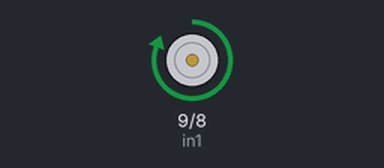
The sketch below on a simulated Arduino Uno, built with avr-gcc and run on an emulated ATmega328P. On the bench: motor-driver pin pairs drawn as motors (green arrow = first pin HIGH = forward, orange = second pin HIGH = backward, longer = more drive).

Above: at 1.5 s.
At 6.5 s:
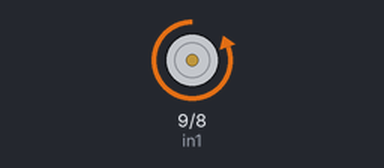
At 9.0 s:
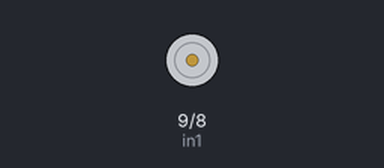
Timing chart, 0 to 13.0 s (numbered marks = the images above):
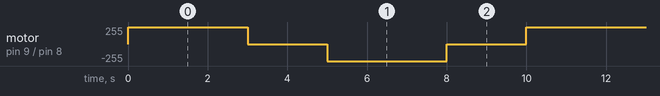

The sketch:

direction.ino
```cpp
int in1 = 9; //Declaring the pins where in1 in2 from the driver are wired
int in2 = 8;
void setup() {
  // put your setup code here, to run once:
  pinMode(in1, OUTPUT); //Declaring the pin modes, obviously they're outputs
  pinMode(in2, OUTPUT);

}
void TurnMotorAclk()
{
  digitalWrite(in1, HIGH);
  digitalWrite(in2, LOW);
}
void TurnMotorAanticlk()
{
  digitalWrite(in1,LOW);
  digitalWrite(in2,HIGH);
}

void TurnOFFA()
{
  digitalWrite(in1, LOW);
  digitalWrite(in2, LOW);
}


void loop() {
  // put your main code here, to run repeatedly:
  TurnMotorAclk(); //in the loop we use the function to turn the motor for 3s and stop it for 2s
  delay(3000);
  TurnOFFA();
  delay(2000);
  TurnMotorAanticlk();
  delay(3000);
  TurnOFFA();
  delay(2000);

}
```

Measured:
- by itself, motor on pin 9 (in1) / pin 8 (in2): repeats every 10.0 s: stopped 2.0 s, backward 255/255 3.0 s, stopped 2.0 s, forward 255/255 3.0 s
